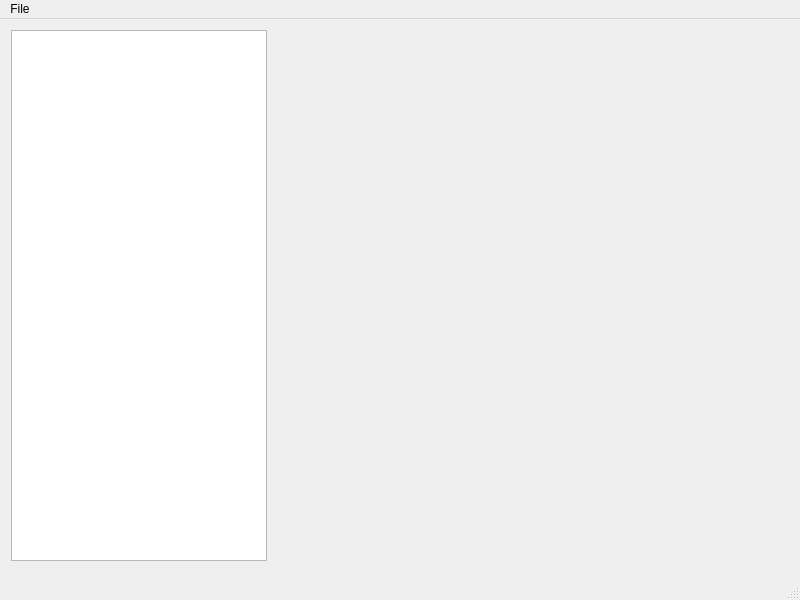
<?xml version="1.0" encoding="UTF-8"?>
<ui version="4.0">
 <class>MainWindow</class>
 <widget class="QMainWindow" name="MainWindow">
  <property name="geometry">
   <rect>
    <x>0</x>
    <y>0</y>
    <width>800</width>
    <height>600</height>
   </rect>
  </property>
  <property name="windowTitle">
   <string>MainWindow</string>
  </property>
  <widget class="QWidget" name="centralwidget">
   <widget class="QListWidget" name="listWidget">
    <property name="geometry">
     <rect>
      <x>11</x>
      <y>11</y>
      <width>256</width>
      <height>531</height>
     </rect>
    </property>
   </widget>
   <widget class="QLabel" name="lblPreview">
    <property name="geometry">
     <rect>
      <x>350</x>
      <y>10</y>
      <width>361</width>
      <height>531</height>
     </rect>
    </property>
    <property name="text">
     <string/>
    </property>
   </widget>
  </widget>
  <widget class="QStatusBar" name="statusbar"/>
  <widget class="QMenuBar" name="menubar">
   <property name="geometry">
    <rect>
     <x>0</x>
     <y>0</y>
     <width>800</width>
     <height>26</height>
    </rect>
   </property>
   <widget class="QMenu" name="menuFile">
    <property name="title">
     <string>File</string>
    </property>
    <addaction name="actionPDF_Hozzaadasa"/>
    <addaction name="actionMentes"/>
    <addaction name="actionKijeloltek_mentese"/>
   </widget>
   <addaction name="menuFile"/>
  </widget>
  <action name="actionPDF_Hozzaadasa">
   <property name="text">
    <string>File hozzáadása</string>
   </property>
  </action>
  <action name="actionMentes">
   <property name="text">
    <string>Mentés</string>
   </property>
  </action>
  <action name="actionKijeloltek_mentese">
   <property name="text">
    <string>Kijelöltek mentése</string>
   </property>
  </action>
 </widget>
 <resources/>
 <connections/>
</ui>
